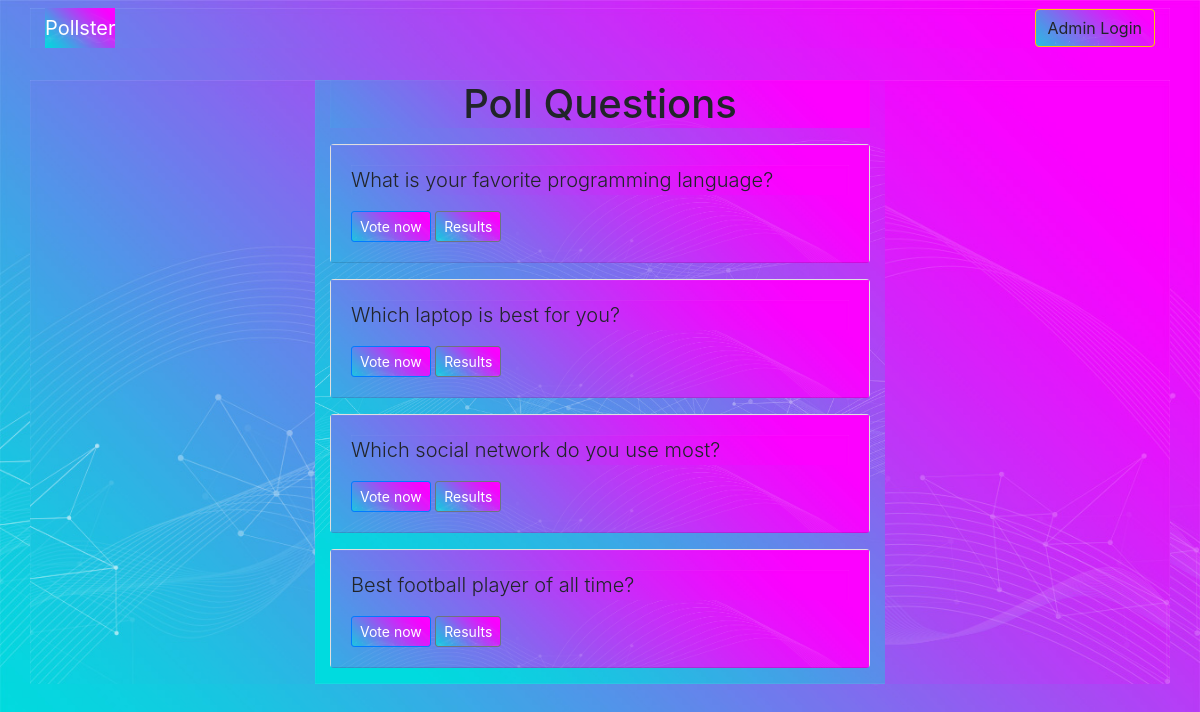
Screenshot of /polls/ with the database file from the repository.
### polls/models.py (models this page shows, shortened)
class Question(models.Model):
    question_text = models.CharField(max_length=200)
    pub_date = models.DateTimeField('date published')

### polls/views.py (the view)
# urls.py: path('', views.index, name='index'),
def index(request):
    latest_question_list = Question.objects.all()
    context = {'latest_question_list': latest_question_list}
    return render(request, 'polls/index.html', context)

### templates/polls/index.html
{% extends 'base.html' %}
{% block content %}
    <h1 class="text-center mb-3">Poll Questions</h1>
    {% if latest_question_list %}
        {% for question in latest_question_list %}
            <div class="card mb-3">
                <div class="card-body">
                    <p class="lead">{{ question.question_text }}</p>
                    <a href="{% url 'polls:detail' question.id %}" class="btn btn-primary btn-sm">Vote now</a>
                    <a href="{% url 'polls:results' question.id %}" class="btn btn-secondary btn-sm">Results</a>
                </div>
            </div>
        {% endfor %}
    {% else %}
        <p>No polls available</p>
    {% endif %}
{% endblock %}

### static/css/base.css (style rules this page uses)
* { background-image: url("../img/blue.jpg"); background-repeat: no-repeat; background-size: cover; }

### rows the page displays
Question: question_text "What is your favorite programming language?"
Question: question_text "Which laptop is best for you?"
Question: question_text "Which social network do you use most?"
Question: question_text "Best football player of all time?"
